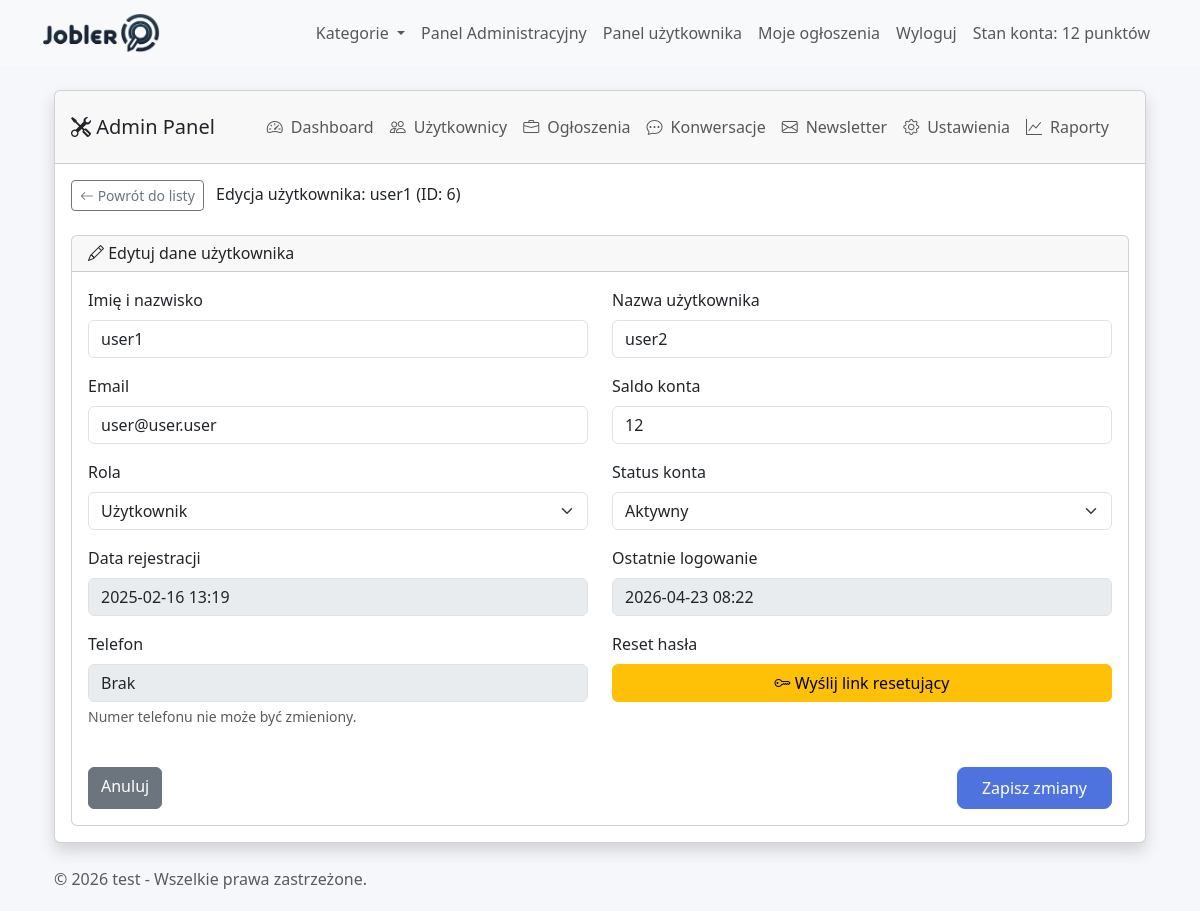
The app's page /views/admin/edit_user.php?id=6 (signed in) with its own data.
### tables this page shows
CREATE TABLE `users` (
  `id` int(11) NOT NULL,
  `email` varchar(255) NOT NULL,
  `password` varchar(255) NOT NULL,
  `role` enum('user','executor','admin') NOT NULL DEFAULT 'user',
  `created_at` timestamp NOT NULL DEFAULT current_timestamp(),
  `email_verified_at` datetime DEFAULT NULL,
  `last_login` datetime DEFAULT NULL,
  `last_activity` datetime DEFAULT NULL,
  `name` varchar(255) NOT NULL,
  `username` varchar(255) NOT NULL,
  `updated_at` timestamp NOT NULL DEFAULT current_timestamp() ON UPDATE current_timestamp(),
  `registration_ip` varchar(45) DEFAULT NULL,
  `user_agent` varchar(500) DEFAULT NULL,
  `last_login_ip` varchar(45) DEFAULT NULL,
  `status` enum('active','inactive') DEFAULT 'active',
  `phone` varchar(15) DEFAULT NULL,
  `account_balance` int(11) NOT NULL DEFAULT 0,
  `avatar` varchar(255) DEFAULT NULL,
  `need_change` tinyint(1) NOT NULL DEFAULT 0,
  `newsletter_subscription` tinyint(1) DEFAULT 0,
  `original_email` varchar(255) DEFAULT NULL,
  `original_name` varchar(255) DEFAULT NULL,
  `original_username` varchar(255) DEFAULT NULL,
  `original_phone` varchar(50) DEFAULT NULL,
  `profile_updated_at` datetime DEFAULT NULL
);

CREATE TABLE `site_settings` (
  `id` int(11) NOT NULL,
  `title` varchar(255) NOT NULL,
  `logo` varchar(255) NOT NULL,
  `categories` text DEFAULT NULL,
  `meta_description` text DEFAULT NULL,
  `meta_keywords` text DEFAULT NULL,
  `max_ads` int(11) DEFAULT 10,
  `promotion_fee` decimal(10,2) DEFAULT 10.00,
  `facebook_url` varchar(255) DEFAULT NULL,
  `twitter_url` varchar(255) DEFAULT NULL,
  `instagram_url` varchar(255) DEFAULT NULL,
  `linkedin_url` varchar(255) DEFAULT NULL,
  `contact_email` varchar(255) DEFAULT NULL,
  `contact_phone` varchar(50) DEFAULT NULL,
  `contact_address` text DEFAULT NULL,
  `business_hours` varchar(255) DEFAULT NULL,
  `created_at` timestamp NOT NULL DEFAULT current_timestamp(),
  `updated_at` timestamp NOT NULL DEFAULT current_timestamp() ON UPDATE current_timestamp(),
  `allow_registration` tinyint(1) NOT NULL DEFAULT 0,
  `smtp_server` varchar(255) DEFAULT NULL,
  `smtp_port` int(11) DEFAULT NULL,
  `smtp_username` varchar(255) DEFAULT NULL,
  `smtp_password` varchar(255) DEFAULT NULL,
  `default_language` varchar(10) NOT NULL DEFAULT 'pl',
  `layout_variant` varchar(50) NOT NULL DEFAULT 'classic',
  `company_name` varchar(255) DEFAULT NULL,
  `company_tax_id` varchar(50) DEFAULT NULL,
  `company_addresses` text DEFAULT NULL,
  `company_emails` text DEFAULT NULL,
  `company_phones` text DEFAULT NULL,
  `favicon` varchar(255) DEFAULT NULL,
  `meta_title` varchar(255) DEFAULT NULL,
  `copyright_text` text DEFAULT NULL,
  `maintenance_mode` tinyint(1) NOT NULL DEFAULT 0,
  `maintenance_message` text DEFAULT NULL,
  `email_templates` mediumtext DEFAULT NULL,
  `sitemap_enabled` tinyint(1) NOT NULL DEFAULT 1,
  `sitemap_last_generated` datetime DEFAULT NULL,
  `last_system_backup` varchar(255) DEFAULT NULL,
  `last_database_backup` varchar(255) DEFAULT NULL
);

### models/Database.php (called while the page is built, shortened)
<?php
class Database {
    private static $pdo;
    public static function getConnection() {
        if (self::$pdo == null) {
            try {
                self::$pdo = new PDO(
                    'mysql:host=localhost;dbname=jobler',
                    'root',
                    ''
                );
                self::$pdo->setAttribute(PDO::ATTR_ERRMODE, PDO::ERRMODE_EXCEPTION);
                self::$pdo->setAttribute(PDO::ATTR_DEFAULT_FETCH_MODE, PDO::FETCH_ASSOC);
            } catch (PDOException $e) {
                die("Connection failed: " . $e->getMessage());
            }
        }
        return self::$pdo;
    }
}
?>

### models/User.php (called while the page is built, shortened)
<?php
include_once('Database.php');
class User {
    private $pdo;
    public function __construct() {
        $this->pdo = Database::getConnection();
        $this->ensureProfileColumns();
    }
    private function ensureProfileColumns() {
        $columns = [
            'original_email' => "ALTER TABLE users ADD COLUMN original_email VARCHAR(255) DEFAULT NULL",
            'original_name' => "ALTER TABLE users ADD COLUMN original_name VARCHAR(255) DEFAULT NULL",
            'original_username' => "ALTER TABLE users ADD COLUMN original_username VARCHAR(255) DEFAULT NULL",
            'original_phone' => "ALTER TABLE users ADD COLUMN original_phone VARCHAR(50) DEFAULT NULL",
            'profile_updated_at' => "ALTER TABLE users ADD COLUMN profile_updated_at DATETIME DEFAULT NULL",
        ];
        $stmt = $this->pdo->query("SHOW COLUMNS FROM users");
        $existingColumns = $stmt ? $stmt->fetchAll(PDO::FETCH_COLUMN) : [];
        $this->pdo->exec("
            UPDATE users
            SET original_email = COALESCE(original_email, email),
                original_name = COALESCE(original_name, name),
                original_username = COALESCE(original_username, username),
                original_phone = COALESCE(original_phone, phone)
            WHERE original_email IS NULL
               OR original_name IS NULL
               OR original_username IS NULL
               OR original_phone IS NULL
        ");
    }
public function getUserById($userId) {
    $sql = "SELECT id, email, name, role, created_at, updated_at, registration_ip,
                   last_login_ip, status, account_balance, last_login,
                   email_verified_at, username, phone, need_change, avatar, newsletter_subscription,
                   user_agent, original_email, original_name, original_username, original_phone, profile_updated_at
            FROM users WHERE id = :user_id";
    $stmt = $this->pdo->prepare($sql);
    $stmt->bindParam(':user_id', $userId);
    $stmt->execute();
    return $stmt->fetch(PDO::FETCH_ASSOC);
}
}
?>

### models/SiteSettings.php (called while the page is built, shortened)
<?php
include_once('Database.php');
class SiteSettings {
    private $pdo;
    public function __construct($pdo = null) {
        $this->pdo = $pdo ?: Database::getConnection();
    }
    private function ensureSettingsColumns() {
        $stmt = $this->pdo->query("SHOW COLUMNS FROM site_settings");
        $existingColumns = $stmt ? $stmt->fetchAll(PDO::FETCH_COLUMN) : [];
    }
    public function getSettings() {
        $this->ensureSettingsColumns();
        $query = $this->pdo->query("SELECT * FROM site_settings LIMIT 1");
        $result = $query->fetch(PDO::FETCH_ASSOC);
        return $result;
    }
    public function formatCopyrightText($settings = null) {
        $settings = $settings ?: $this->getSettings();
        $template = trim((string)($settings['copyright_text'] ?? ''));
        $template = html_entity_decode($template, ENT_QUOTES, 'UTF-8');
        return strtr($template, [
            '{year}' => date('Y'),
            '{site_title}' => $settings['title'] ?? 'System Zleceń',
        ]);
    }
}
?>

### views/admin/edit_user.php (the view, shortened to what this page needs)
<?php
$userId = (int)$_GET['id'];
include_once('../../config/config.php');
include_once('../../models/User.php');
include_once('../../models/Database.php');
$userModel = new User();
try {
    $user = $userModel->getUserById($userId);
} catch (Exception $e) {
    error_log("Błąd przy pobieraniu danych użytkownika: " . $e->getMessage());
    header('Location: manage_users.php?status=error');
    exit();
}
$formData = [];
function safeEcho($data, $default = '') {
    return isset($data) ? htmlspecialchars($data, ENT_QUOTES, 'UTF-8') : $default;
}
?>
<?php include '../partials/header.php'; ?>
<div class="container-fluid">
    <div class="row">
        <div class="col-md-12 col-lg-12 main-content">
            <div class="card shadow">
                <div class="card-header d-flex justify-content-between align-items-center">
                    <h5 class="mb-0"><i class="bi bi-tools"></i> Admin Panel</h5>
                    <nav class="nav">
                        <?php include 'sidebar.php'; ?>
                    </nav>
                </div>
                <div class="card-body">
                    <div class="d-flex justify-content-between align-items-center mb-4">
                        <div>
                            <a href="manage_users.php" class="btn btn-sm btn-outline-secondary">
                                <i class="bi bi-arrow-left"></i> Powrót do listy
                            </a>
                            <span class="ms-2">Edycja użytkownika: <?php echo safeEcho($user['name']); ?> (ID: <?php echo $userId; ?>)</span>
                        </div>
                    </div>
                    <div class="card">
                        <div class="card-header">
                            <h6 class="mb-0"><i class="bi bi-pencil"></i> Edytuj dane użytkownika</h6>
                        </div>
                        <div class="card-body">
                            <form method="POST" action="">
                                <div class="row">
                                    <div class="col-md-6 mb-3">
                                        <label class="form-label">Imię i nazwisko</label>
                                        <input type="text" name="name" class="form-control" value="<?php echo safeEcho($formData['name'] ?? $user['name']); ?>" required>
                                    </div>
                                    <div class="col-md-6 mb-3">
                                        <label class="form-label">Nazwa użytkownika</label>
                                        <input type="text" name="username" class="form-control" value="<?php echo safeEcho($formData['username'] ?? $user['username']); ?>" required>
                                    </div>
                                </div>
                                <div class="row">
                                    <div class="col-md-6 mb-3">
                                        <label class="form-label">Email</label>
                                        <input type="email" name="email" class="form-control" value="<?php echo safeEcho($formData['email'] ?? $user['email']); ?>" required>
                                    </div>
                                    <div class="col-md-6 mb-3">
                                        <label class="form-label">Saldo konta</label>
                                        <input type="number" name="account_balance" class="form-control" value="<?php echo safeEcho($formData['account_balance'] ?? $user['account_balance']); ?>" step="0.01" min="0">
                                    </div>
                                </div>
                                <div class="row">
                                    <div class="col-md-6 mb-3">
                                        <label class="form-label">Rola</label>
                                        <select name="role" class="form-select">
                                            <option value="user" <?php echo (($formData['role'] ?? $user['role']) === 'user') ? 'selected' : ''; ?>>Użytkownik</option>
                                        </select>
                                    </div>
                                    <div class="col-md-6 mb-3">
                                        <label class="form-label">Status konta</label>
                                        <select name="status" class="form-select">
                                            <option value="active" <?php echo (($formData['status'] ?? $user['status']) === 'active') ? 'selected' : ''; ?>>Aktywny</option>
                                        </select>
                                    </div>
                                </div>
                                <div class="row">
                                    <div class="col-md-6 mb-3">
                                        <label class="form-label">Data rejestracji</label>
                                        <input type="text" class="form-control" value="<?php echo date('Y-m-d H:i', strtotime($user['created_at'])); ?>" disabled>
                                    </div>
                                    <div class="col-md-6 mb-3">
                                        <label class="form-label">Ostatnie logowanie</label>
                                        <input type="text" class="form-control" value="<?php echo !empty($user['last_login']) ? date('Y-m-d H:i', strtotime($user['last_login'])) : 'Nigdy'; ?>" disabled>
                                    </div>
                                </div>
                                <div class="row">
                                    <div class="col-md-6 mb-3">
                                        <label class="form-label">Telefon</label>
                                        <input type="text" class="form-control" value="<?php echo safeEcho($user['phone'] ?? 'Brak'); ?>" disabled>
                                        <div class="form-text">Numer telefonu nie może być zmieniony.</div>
                                    </div>
                                    <div class="col-md-6 mb-3">
                                        <label class="form-label">Reset hasła</label>
                                        <div class="d-grid">
                                            <button type="button" class="btn btn-warning" data-bs-toggle="modal" data-bs-target="#resetPasswordModal">
                                                <i class="bi bi-key"></i> Wyślij link resetujący
                                            </button>
                                        </div>
                                    </div>
                                </div>
                                <div class="d-flex justify-content-between mt-4">
                                    <a href="manage_users.php" class="btn btn-secondary">Anuluj</a>
                                    <button type="submit" class="btn btn-primary">Zapisz zmiany</button>
                                </div>
                            </form>
                        </div>
                    </div>
                </div>
            </div>
        </div>
    </div>
</div>
<?php include '../partials/footer.php'; ?>

### views/partials/footer.php (shortened to what this page needs)
<?php if (isset($_SESSION['user_role']) && $_SESSION['user_role'] === 'admin'): ?>
    <?php
    include_once __DIR__ . '/../../models/SiteSettings.php';
    $footerSettingsModel = new SiteSettings();
    $footerSettings = $footerSettingsModel->getSettings();
    $copyrightText = $footerSettingsModel->formatCopyrightText($footerSettings);
    ?>
    <br>
    <div class="container">
        <span class="text-muted"><?= htmlspecialchars($copyrightText, ENT_QUOTES, 'UTF-8') ?></span>
    </div>
<?php endif; ?>
</body>
</html>

### css/style.css (style rules this page uses)
:root { --primary-color: #4e73df; --secondary-color: #f8f9fc; --accent-color: #36b9cc; --text-dark: #5a5c69; --border-radius: 12px; }
body { background-color: #f5f7fb; font-family: 'Segoe UI', Tahoma, Geneva, Verdana, sans-serif; }
.btn-primary { background-color: var(--primary-color); border-color: var(--primary-color); border-radius: 8px; padding: 0.5rem 1.5rem; }

### records on screen
users: name "user1", username "user2", email "user@user.user", account_balance "12", role "Użytkownik", status "Aktywny", created_at "2025-02-16 13:19", last_login "2026-04-23 08:22", phone "Brak"
site_settings: copyrightText "© 2026 test - Wszelkie prawa zastrzeżone."

### other values on screen
$_SESSION['user_account_balance'] "12"
$userId "6"
